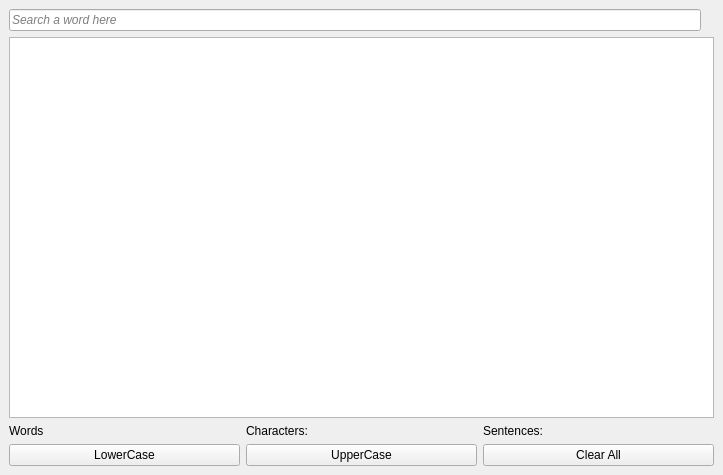
<?xml version="1.0" encoding="UTF-8"?>
<ui version="4.0">
 <class>MainWindow</class>
 <widget class="QMainWindow" name="MainWindow">
  <property name="geometry">
   <rect>
    <x>0</x>
    <y>0</y>
    <width>723</width>
    <height>475</height>
   </rect>
  </property>
  <property name="windowTitle">
   <string>MainWindow</string>
  </property>
  <widget class="QWidget" name="centralwidget">
   <layout class="QVBoxLayout" name="verticalLayout">
    <item>
     <layout class="QHBoxLayout" name="horizontalLayout_2">
      <item>
       <widget class="QLineEdit" name="SearchBoxLineEdit">
        <property name="font">
         <font>
          <italic>true</italic>
         </font>
        </property>
        <property name="text">
         <string/>
        </property>
        <property name="placeholderText">
         <string>Search a word here</string>
        </property>
       </widget>
      </item>
      <item>
       <widget class="QLabel" name="FrequencyLabel">
        <property name="text">
         <string/>
        </property>
       </widget>
      </item>
     </layout>
    </item>
    <item>
     <widget class="QTextEdit" name="textEdit">
      <property name="font">
       <font>
        <italic>false</italic>
       </font>
      </property>
     </widget>
    </item>
    <item>
     <layout class="QHBoxLayout" name="horizontalLayout">
      <item>
       <widget class="QLabel" name="WordsLabel">
        <property name="text">
         <string>Words</string>
        </property>
       </widget>
      </item>
      <item>
       <widget class="QLabel" name="CharactersLabel">
        <property name="text">
         <string>Characters:</string>
        </property>
       </widget>
      </item>
      <item>
       <widget class="QLabel" name="SentencesLabel">
        <property name="text">
         <string>Sentences:</string>
        </property>
       </widget>
      </item>
     </layout>
    </item>
    <item>
     <layout class="QHBoxLayout" name="horizontalLayout_3">
      <item>
       <widget class="QPushButton" name="LowerCaseButton">
        <property name="text">
         <string>LowerCase</string>
        </property>
       </widget>
      </item>
      <item>
       <widget class="QPushButton" name="UpperCaseButton">
        <property name="text">
         <string>UpperCase</string>
        </property>
       </widget>
      </item>
      <item>
       <widget class="QPushButton" name="ClearButton">
        <property name="text">
         <string>Clear All</string>
        </property>
       </widget>
      </item>
     </layout>
    </item>
   </layout>
  </widget>
 </widget>
 <resources/>
 <connections/>
</ui>
